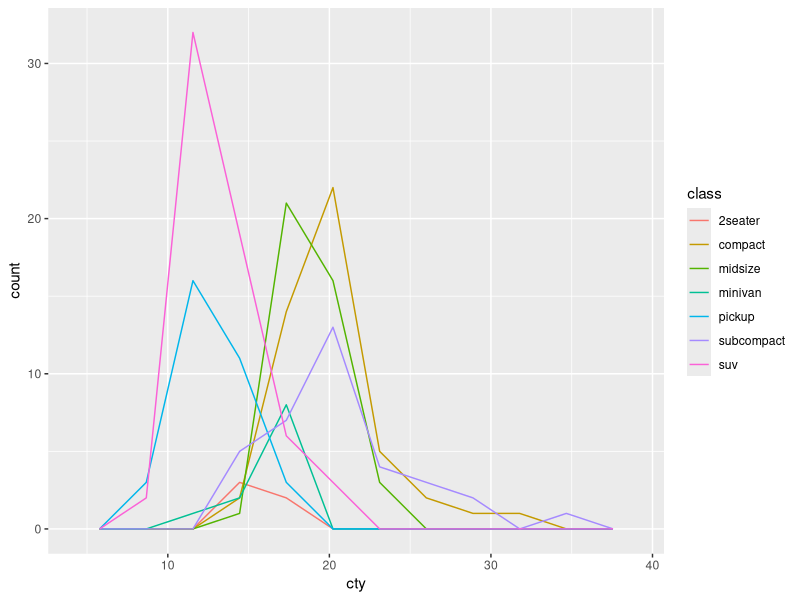
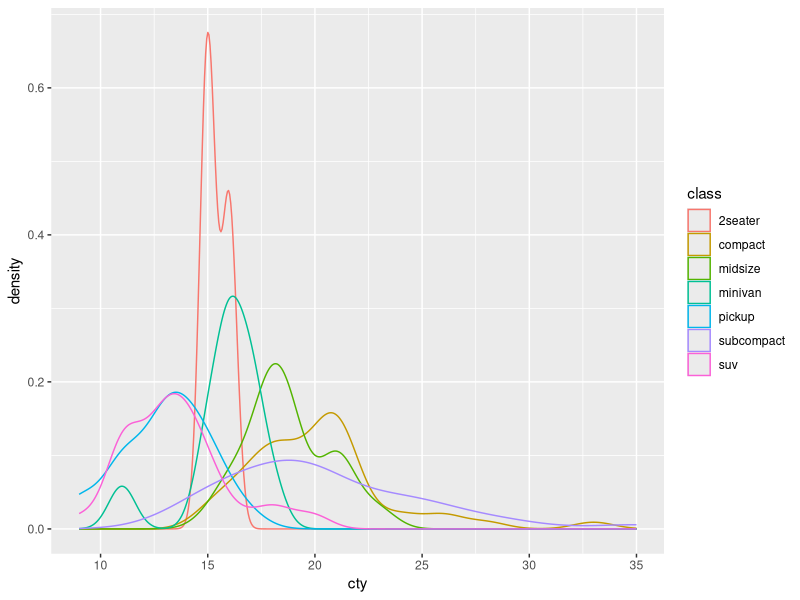
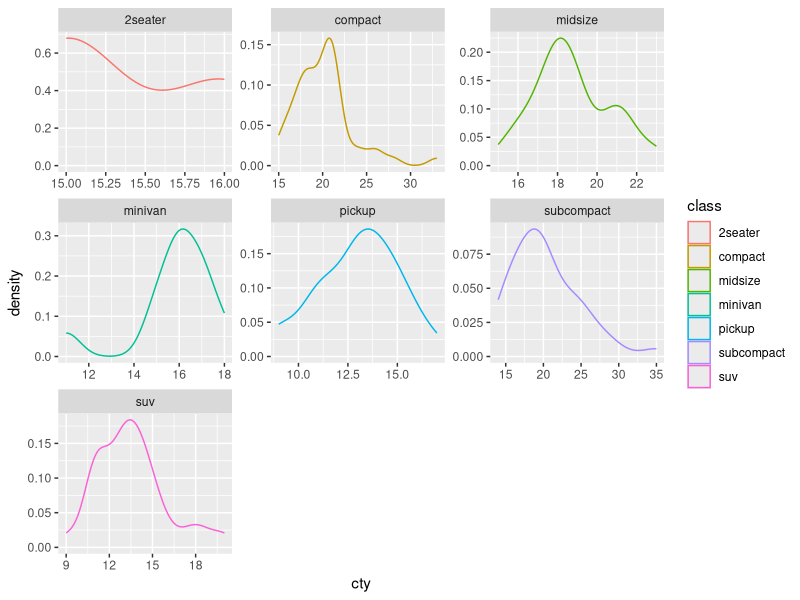
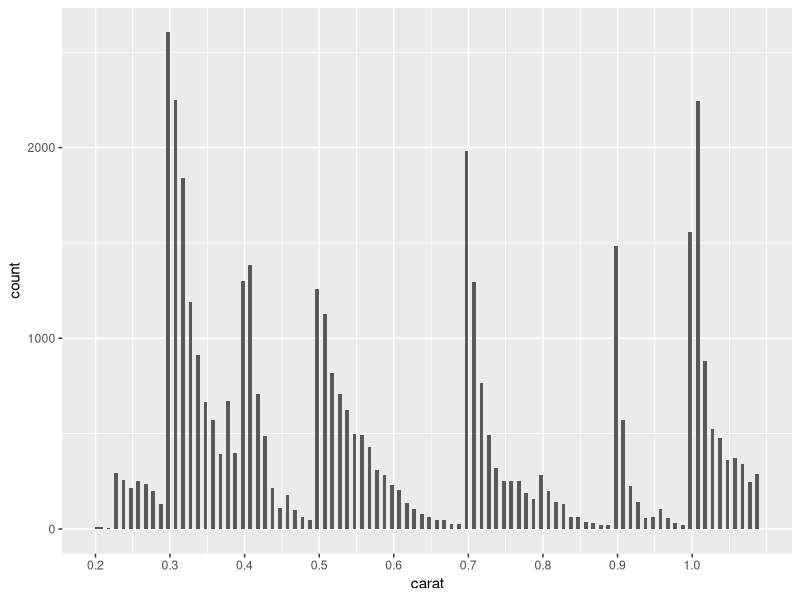

Generate these figures, in order, with R:
## ---- chunk 1
# knitr options
knitr::opts_chunk$set(echo = TRUE)
## ---- chunk 2
library(tidyverse)

## ---- chunk 3
## NOTE: No need to modify
mpg %>%
  ggplot(aes(cty, color = class)) +
  geom_freqpoly(bins = 10)
## ---- chunk 4
## NOTE: No need to modify
mpg %>%
  ggplot(aes(cty, color = class)) +
  geom_density()
## ---- chunk 5
mpg %>%
  ggplot(aes(cty, color = class)) +
  geom_density() + facet_wrap(vars(class), scales = "free")
## ---- chunk 6
## TODO: Run this chunk; play with differnet bin widths
diamonds %>%
  filter(carat < 1.1) %>%

  ggplot(aes(carat)) +
  geom_histogram(binwidth = 0.005, boundary = 0.005) +
  scale_x_continuous(
    breaks = seq(0, 1, by = 0.1)

  )
